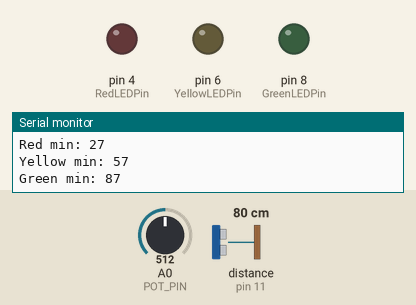
Recording of a sketch running on a simulated Arduino Uno, built with avr-gcc and run on an emulated ATmega328P. On the bench: output pins drawn as LEDs (lit = HIGH), the last lines printed to the serial monitor. Dashed ring = blinking. The inputs (shaded band) are chosen by the test bench; at power-on: distance to the obstacle (sensor on pin 11) 80 cm, A0 (POT_PIN) = 512. The echo pulse lasts 58.3 µs per cm.

Above: at 11.17 s.
11.5 s: distance to the obstacle (sensor on pin 11) set to 2 cm
At 12.07 s:
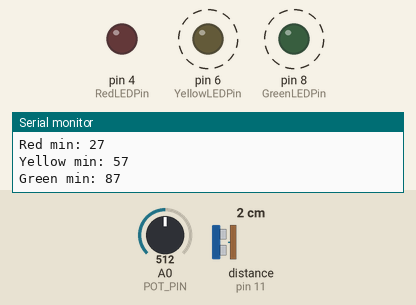
15.0 s: distance to the obstacle (sensor on pin 11) set to 43 cm
18.5 s: distance to the obstacle (sensor on pin 11) set to 47 cm
At 19.4 s:
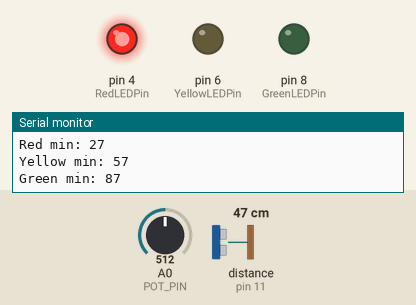
20.0 s: A0 (POT_PIN) set to 306
At 20.29 s:
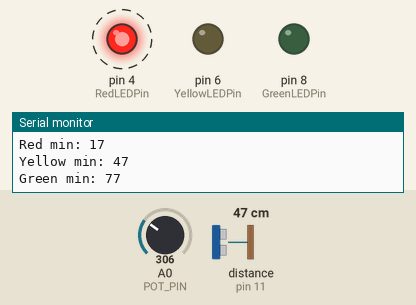
23.5 s: A0 (POT_PIN) set to 0
At 23.97 s:
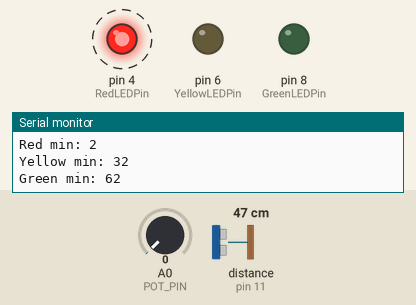
27.0 s: A0 (POT_PIN) set to 511
Timing chart, 0 to 72.0 s (numbered marks = the images above; inputs shaded):
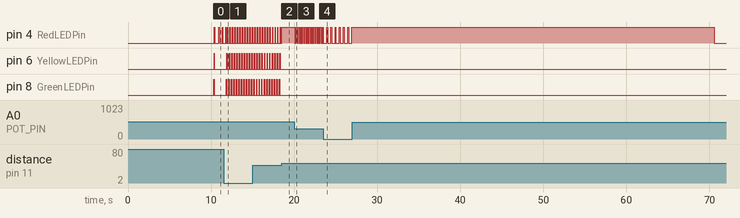

Measured:
- the behaviour switches between 46 and 47 cm on distance to the obstacle (sensor on pin 11) (found by bisection; images 1 and 2)
- after the input at 11.5 s, pin 6 (YellowLEDPin): alternates HIGH for 0.05 s and LOW for 0.25 s, starting after 0.39 s; pin 8 (GreenLEDPin): alternates HIGH for 0.05 s and LOW for 0.25 s, starting after 0.34 s
- after the input at 18.5 s, pin 6 (YellowLEDPin), pin 8 (GreenLEDPin): stops changing and stays LOW
- after the input at 20.0 s, pin 4 (RedLEDPin): alternates HIGH for 0.10 s and LOW for 0.16 s, starting after 0.08 s
- after the input at 23.5 s, pin 4 (RedLEDPin): alternates HIGH for 0.10 s and LOW for 0.40 s, starting after 0.42 s

The sketch:

rightThere.ino
```cpp
#include <NewPing.h>

#define RedLEDPin     4
#define YellowLEDPin  6
#define GreenLEDPin   8
#define TRIGGER_PIN   13
#define ECHO_PIN      11
#define POT_PIN       A0

#define MAX_DISTANCE  300

//inches for minimum threshold
int RED_MIN_DISTANCE;
int YELLOW_MIN_DISTANCE;
int GREEN_MIN_DISTANCE;


boolean seenRed = false;
int huns, tens, ones, distance, sonar_data, i;
unsigned long time_start;

NewPing sonar(TRIGGER_PIN, ECHO_PIN, MAX_DISTANCE);

void showGreenLED();

void showYellowLED();

void showRedLED();

void sleepModeHandler();

void cycleGreenToRed();

void setDistances(int minimum);

void setup() {
  Serial.begin(115200);
  pinMode(GreenLEDPin, OUTPUT);
  pinMode(RedLEDPin, OUTPUT);
  pinMode(YellowLEDPin, OUTPUT);
}

void loop() {

  unsigned int distance = sonar.ping() / 100;
  turnOffLEDs();
  int potentiometerDistance = analogRead(POT_PIN) / 20;
  setDistances(potentiometerDistance);

  unsigned int GREEN_TIME_MULTIPLIER = 300 / (MAX_DISTANCE - GREEN_MIN_DISTANCE);
  unsigned int YELLOW_TIME_MULTIPLIER = 300 / (GREEN_MIN_DISTANCE - YELLOW_MIN_DISTANCE);
  unsigned int RED_TIME_MULTIPLIER = 500 / (YELLOW_MIN_DISTANCE - RED_MIN_DISTANCE);


  Serial.print("distance: ");
  Serial.print(distance);
  Serial.println(" inches");
  Serial.print("Red min: ");
  Serial.println(RED_MIN_DISTANCE);
  Serial.print("Yellow min: ");
  Serial.println(YELLOW_MIN_DISTANCE);
  Serial.print("Green min: ");
  Serial.println(GREEN_MIN_DISTANCE);
  Serial.println("");

  if (distance > GREEN_MIN_DISTANCE) {
    seenRed = false;
    delay((distance - GREEN_MIN_DISTANCE) * GREEN_TIME_MULTIPLIER);
    showGreenLED();
  }
  else if (distance > YELLOW_MIN_DISTANCE && distance <= GREEN_MIN_DISTANCE) {
    seenRed = false;
    delay((distance - YELLOW_MIN_DISTANCE) * YELLOW_TIME_MULTIPLIER);
    showYellowLED();
  }
  else if (distance <= YELLOW_MIN_DISTANCE && distance >= RED_MIN_DISTANCE) {
    delay((distance - RED_MIN_DISTANCE) * RED_TIME_MULTIPLIER);
    showRedLED();
  }
  else if (distance < RED_MIN_DISTANCE && distance > 0) {
    cycleGreenToRed(50);
  }
  sleepModeHandler();
  delay(100);

}

void turnOffLEDs() {
  digitalWrite(GreenLEDPin, LOW);
  digitalWrite(RedLEDPin, LOW);
  digitalWrite(YellowLEDPin, LOW);
}

void cycleGreenToRed(int delaySeconds) {
  digitalWrite(GreenLEDPin, HIGH);
  delay(delaySeconds);
  digitalWrite(GreenLEDPin, LOW);
  digitalWrite(YellowLEDPin, HIGH);
  delay(delaySeconds);
  digitalWrite(YellowLEDPin, LOW);
  digitalWrite(RedLEDPin, HIGH);
  delay(delaySeconds);
  digitalWrite(RedLEDPin, LOW);
  delay(delaySeconds);
}

void wake_up() {
  cycleGreenToRed(50);
}

void go_to_sleep() {
  delay(10000);
  for (i = 0; i < 1; i++) {
    cycleGreenToRed(50);
  }
  time_start = millis();
}

void sleepModeHandler() {
  if (millis() - time_start < 0) // means we had a roll over since time_start is greater than millis
    time_start = 0;

  if (millis() - time_start > 60000 || time_start == 0) {
    turnOffLEDs();
    go_to_sleep();
  }
}

void setDistances(int minimum) {
  RED_MIN_DISTANCE = 2 + minimum;
  YELLOW_MIN_DISTANCE = RED_MIN_DISTANCE + 30;
  GREEN_MIN_DISTANCE = YELLOW_MIN_DISTANCE + 30;

}

void showRedLED() {
  digitalWrite(RedLEDPin, HIGH);
  digitalWrite(YellowLEDPin, LOW);
  digitalWrite(GreenLEDPin, LOW);
}

void showYellowLED() {
  digitalWrite(GreenLEDPin, LOW);
  digitalWrite(RedLEDPin, LOW);
  digitalWrite(YellowLEDPin, HIGH);
}

void showGreenLED() {
  digitalWrite(GreenLEDPin, HIGH);
  digitalWrite(RedLEDPin, LOW);
  digitalWrite(YellowLEDPin, LOW);
}
```
